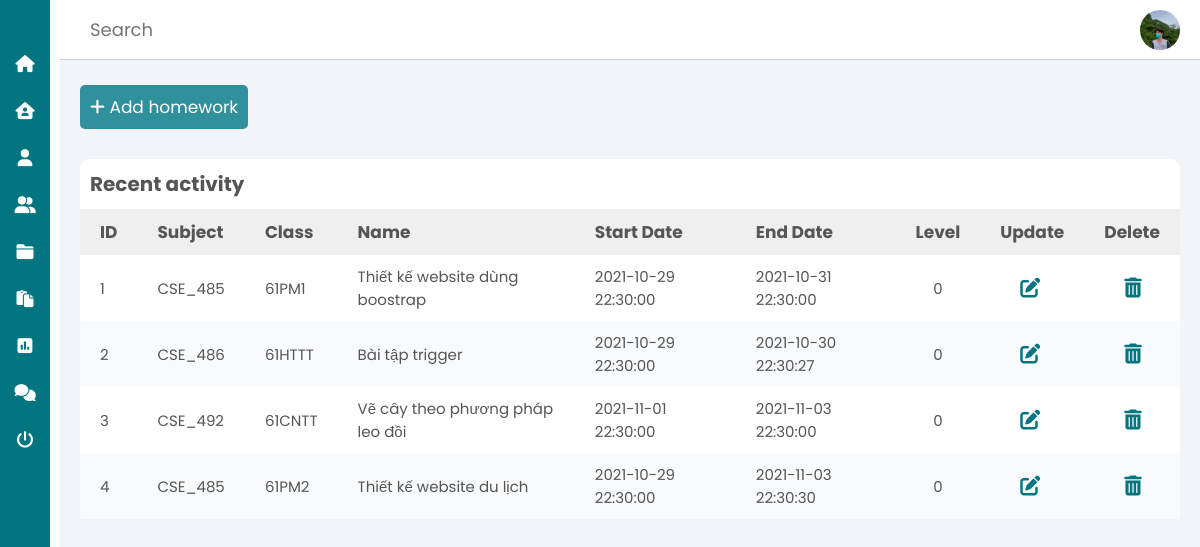
/teacher/homework.php, run on an earlier commit of the app's database.
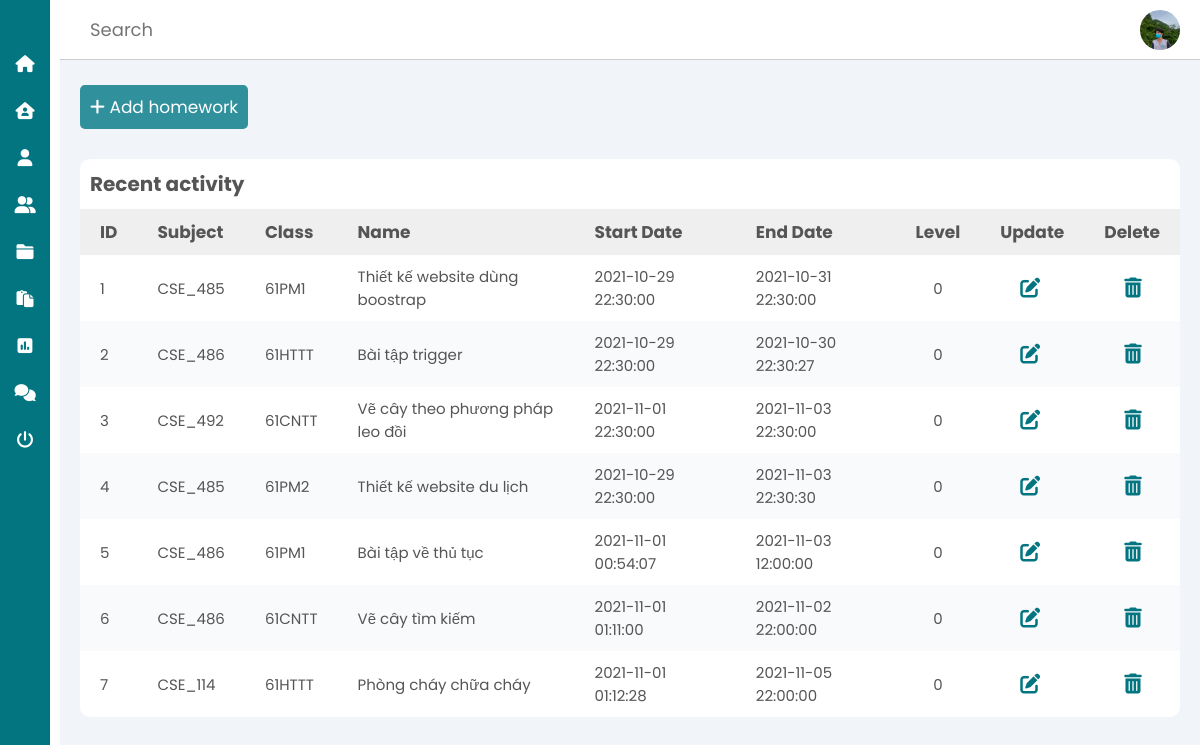
And on a later commit of the database.
### tables this page shows
CREATE TABLE `tb_homework` (
  `id_homework` int(11) NOT NULL,
  `id_subject` char(10) DEFAULT NULL,
  `id_class` char(10) DEFAULT NULL,
  `name_homework` varchar(100) DEFAULT NULL,
  `excercise` char(100) NOT NULL,
  `start_date` datetime DEFAULT current_timestamp(),
  `end_date` datetime DEFAULT NULL,
  `home_level` tinyint(4) NOT NULL
);

### teacher/homework.php (the view)
<?php
    include('connect_database/connect.php');
    include('header.php');
?>
    <main>
        <a href="add_homework.php" class="btn btn-add"><i class="fas fa-plus"></i> Add homework</a>
        <section class="recent">
            <div class="activity-grid">
                <div class="activity-card">
                    <h3>Recent activity</h3>
                    <div class="table-responsive">
                        <table>
                            <thead>
                                <tr>
                                    <th>ID</th>
                                    <th>Subject</th>
                                    <th>Class</th>
                                    <th>Name</th>
                                    <th>Start Date</th>
                                    <th>End Date</th>
                                    <th>Level</th>
                                    <th>Update</th>
                                    <th>Delete</th>
                                </tr>
                            </thead>
                            <tbody><tbody>
                                <?php
                                    $sql = "SELECT * FROM tb_homework";
                                    $res = mysqli_query($conn, $sql);
                                    if($res == TRUE)
                                    {
                                        $count = mysqli_num_rows($res);
                                        if($count>0)
                                        {
                                            while($row = mysqli_fetch_assoc($res))
                                            {
                                                $id_home = $row['id_homework'];
                                                $id_sub = $row['id_subject'];
                                                $id_class = $row['id_class'];
                                                $name = $row['name_homework'];
                                                $sdate = $row['start_date'];
                                                $edate = $row['end_date'];
                                                $home_level = $row['home_level'];
                                ?>
                                                <tr>
                                                    <td><?php echo $id_home; ?></td>
                                                    <td><?php echo $id_sub; ?></td>
                                                    <td><?php echo $id_class; ?></td>
                                                    <td><?php echo $name ?></td>
                                                    <td><?php echo $sdate; ?></td>
                                                    <td><?php echo $edate; ?></td>
                                                    <td class="status"><?php echo $home_level; ?></td>
                                                    <td>
                                                        <a href="update_homework.php?id_home=<?php echo $id_home ?>" class="update-icon">
                                                            <i class="fas fa-edit"></i>
                                                        </a>
                                                    </td>
                                                    <td>
                                                        <a href="delete_homework.php?id_home=<?php echo $id_home ?>" class="update-icon">
                                                            <i class="fas fa-trash-alt"></i>
                                                        </a>
                                                    </td>
                                                </tr>
                                <?php
                                            }
                                        }
                                        else
                                        {
                                        }
                                    }
                                ?>
                            </tbody>
                        </table>
                    </div>
                </div>
            </div>
        </section>
    </div>
<?php
include('footer.php');
?>

What changed in the data, as far as the page shows it:
added tb_homework: id_homework "5", id_subject "CSE_486", id_class "61PM1", name_homework "Bài tập về thủ tục", start_date "2021-11-01 00:54:07", end_date "2021-11-03 12:00:00", home_level "0"
added tb_homework: id_homework "6", id_subject "CSE_486", id_class "61CNTT", name_homework "Vẽ cây tìm kiếm", start_date "2021-11-01 01:11:00", end_date "2021-11-02 22:00:00", home_level "0"
added tb_homework: id_homework "7", id_subject "CSE_114", id_class "61HTTT", name_homework "Phòng cháy chữa cháy", start_date "2021-11-01 01:12:28", end_date "2021-11-05 22:00:00", home_level "0"
